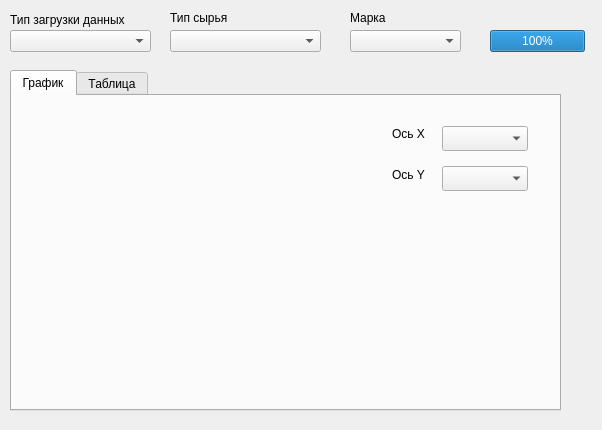
<?xml version="1.0" encoding="UTF-8"?>
<ui version="4.0">
 <class>ViewData</class>
 <widget class="QWidget" name="ViewData">
  <property name="geometry">
   <rect>
    <x>0</x>
    <y>0</y>
    <width>602</width>
    <height>430</height>
   </rect>
  </property>
  <property name="windowTitle">
   <string>Form</string>
  </property>
  <widget class="QTabWidget" name="tabWidget">
   <property name="geometry">
    <rect>
     <x>10</x>
     <y>70</y>
     <width>551</width>
     <height>341</height>
    </rect>
   </property>
   <property name="currentIndex">
    <number>0</number>
   </property>
   <widget class="QWidget" name="tab">
    <property name="accessibleName">
     <string comment="График"/>
    </property>
    <attribute name="title">
     <string>График</string>
    </attribute>
    <widget class="QWidget" name="widget" native="true">
     <property name="geometry">
      <rect>
       <x>10</x>
       <y>10</y>
       <width>521</width>
       <height>291</height>
      </rect>
     </property>
     <widget class="QComboBox" name="Asix_X">
      <property name="geometry">
       <rect>
        <x>420</x>
        <y>20</y>
        <width>86</width>
        <height>25</height>
       </rect>
      </property>
     </widget>
     <widget class="QComboBox" name="Asix_Y">
      <property name="geometry">
       <rect>
        <x>420</x>
        <y>60</y>
        <width>86</width>
        <height>25</height>
       </rect>
      </property>
     </widget>
     <widget class="QLabel" name="label_3">
      <property name="geometry">
       <rect>
        <x>370</x>
        <y>20</y>
        <width>41</width>
        <height>16</height>
       </rect>
      </property>
      <property name="text">
       <string>Ось X</string>
      </property>
     </widget>
     <widget class="QLabel" name="label_5">
      <property name="geometry">
       <rect>
        <x>370</x>
        <y>60</y>
        <width>41</width>
        <height>17</height>
       </rect>
      </property>
      <property name="text">
       <string>Ось Y</string>
      </property>
     </widget>
    </widget>
   </widget>
   <widget class="QWidget" name="tab_2">
    <attribute name="title">
     <string>Таблица</string>
    </attribute>
    <widget class="QTableView" name="tableView">
     <property name="geometry">
      <rect>
       <x>10</x>
       <y>10</y>
       <width>441</width>
       <height>261</height>
      </rect>
     </property>
    </widget>
    <widget class="QPushButton" name="pushButton">
     <property name="geometry">
      <rect>
       <x>20</x>
       <y>280</y>
       <width>191</width>
       <height>22</height>
      </rect>
     </property>
     <property name="text">
      <string>Создать нейронную сеть</string>
     </property>
    </widget>
    <widget class="QDateEdit" name="dateEdit">
     <property name="geometry">
      <rect>
       <x>350</x>
       <y>280</y>
       <width>85</width>
       <height>23</height>
      </rect>
     </property>
    </widget>
    <widget class="QPushButton" name="ButtonAddRow">
     <property name="geometry">
      <rect>
       <x>460</x>
       <y>20</y>
       <width>80</width>
       <height>22</height>
      </rect>
     </property>
     <property name="text">
      <string>Добавить</string>
     </property>
    </widget>
    <widget class="QPushButton" name="ButtonDeleteRow">
     <property name="geometry">
      <rect>
       <x>460</x>
       <y>80</y>
       <width>80</width>
       <height>22</height>
      </rect>
     </property>
     <property name="text">
      <string>Удалить</string>
     </property>
    </widget>
    <widget class="QPushButton" name="ButtonPasteRow">
     <property name="geometry">
      <rect>
       <x>460</x>
       <y>50</y>
       <width>80</width>
       <height>22</height>
      </rect>
     </property>
     <property name="text">
      <string>Вставить</string>
     </property>
    </widget>
    <widget class="QPushButton" name="ButtonUploadData">
     <property name="geometry">
      <rect>
       <x>460</x>
       <y>110</y>
       <width>81</width>
       <height>81</height>
      </rect>
     </property>
     <property name="font">
      <font>
       <stylestrategy>PreferDefault</stylestrategy>
      </font>
     </property>
     <property name="layoutDirection">
      <enum>Qt::LeftToRight</enum>
     </property>
     <property name="text">
      <string>Загрузить
новые 
данные
из вне</string>
     </property>
    </widget>
   </widget>
  </widget>
  <widget class="QProgressBar" name="progressBar">
   <property name="enabled">
    <bool>true</bool>
   </property>
   <property name="geometry">
    <rect>
     <x>490</x>
     <y>30</y>
     <width>95</width>
     <height>22</height>
    </rect>
   </property>
   <property name="value">
    <number>100</number>
   </property>
   <property name="textVisible">
    <bool>true</bool>
   </property>
  </widget>
  <widget class="QLabel" name="label_2">
   <property name="geometry">
    <rect>
     <x>350</x>
     <y>10</y>
     <width>51</width>
     <height>16</height>
    </rect>
   </property>
   <property name="text">
    <string>Марка</string>
   </property>
  </widget>
  <widget class="QComboBox" name="Mark">
   <property name="geometry">
    <rect>
     <x>350</x>
     <y>30</y>
     <width>111</width>
     <height>22</height>
    </rect>
   </property>
  </widget>
  <widget class="QComboBox" name="TypeUpload">
   <property name="geometry">
    <rect>
     <x>10</x>
     <y>30</y>
     <width>141</width>
     <height>22</height>
    </rect>
   </property>
  </widget>
  <widget class="QLabel" name="label_4">
   <property name="geometry">
    <rect>
     <x>10</x>
     <y>10</y>
     <width>151</width>
     <height>21</height>
    </rect>
   </property>
   <property name="text">
    <string>&lt;html&gt;&lt;head/&gt;&lt;body&gt;&lt;p&gt;Тип загрузки данных&lt;/p&gt;&lt;/body&gt;&lt;/html&gt;</string>
   </property>
  </widget>
  <widget class="QComboBox" name="TypeMaterial">
   <property name="geometry">
    <rect>
     <x>170</x>
     <y>30</y>
     <width>151</width>
     <height>22</height>
    </rect>
   </property>
  </widget>
  <widget class="QLabel" name="label">
   <property name="geometry">
    <rect>
     <x>170</x>
     <y>10</y>
     <width>81</width>
     <height>16</height>
    </rect>
   </property>
   <property name="text">
    <string>Тип сырья</string>
   </property>
  </widget>
 </widget>
 <resources/>
 <connections/>
</ui>
